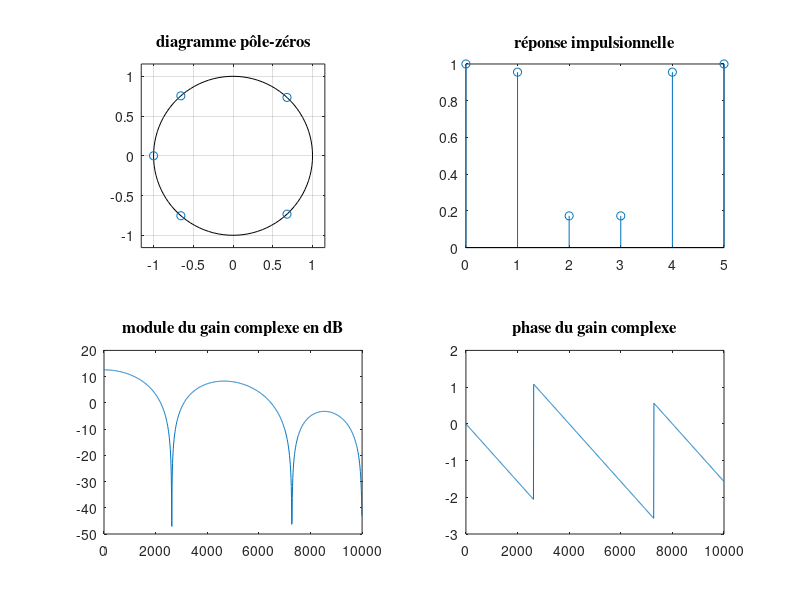
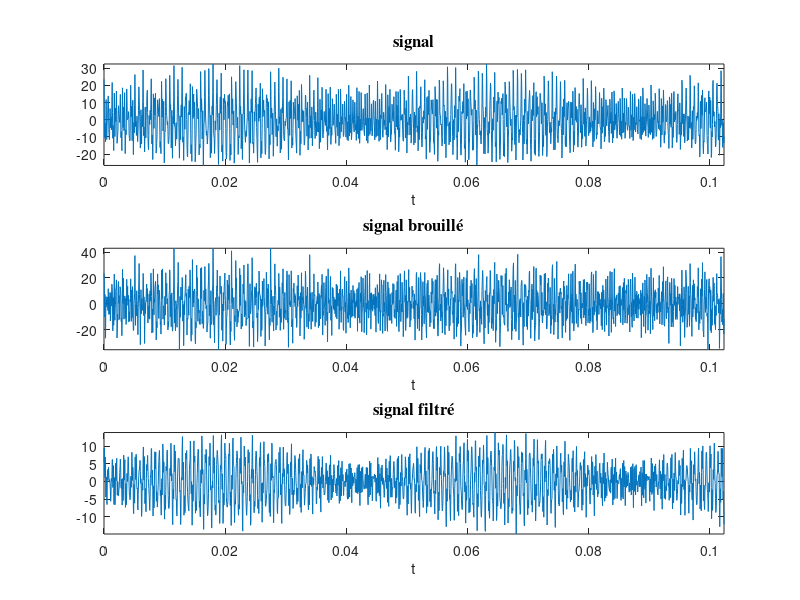
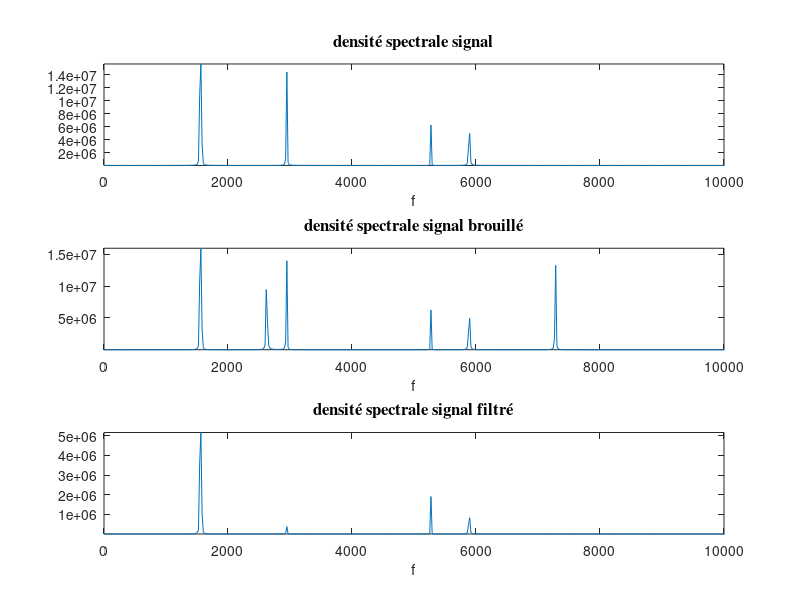
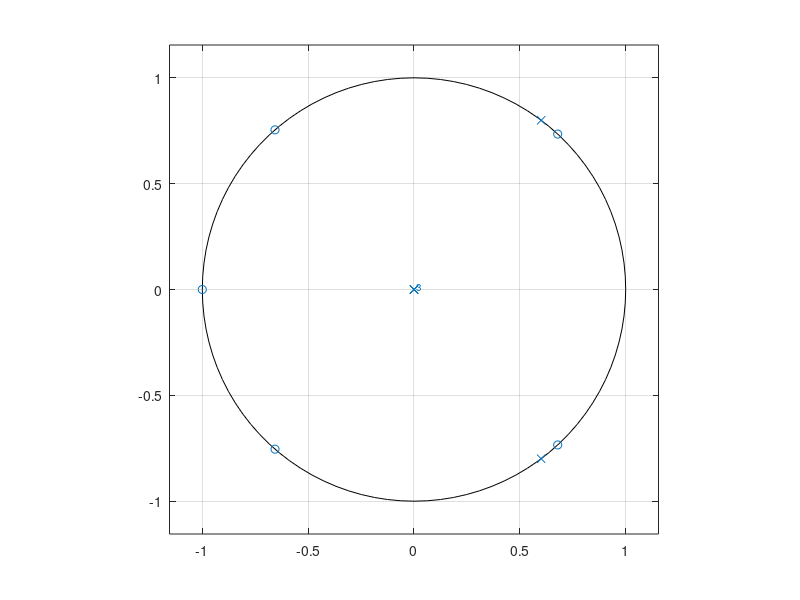

The MATLAB script that drew these images, in order:
close all;
clc;
clear variables;

B = 10000;
nue = 20000;

nu1 = 2625;

nu2 = 7280;

f0 = B/nue;
f1 = nu1/nue;

f2 = nu2/nue;

i = complex(0,1);

zeros1 = exp(i*2*pi*f1);

zeros1conj = conj(zeros1);

zeros2 = exp(i*2*pi*f2);

zeros2conj = conj(zeros2);

zeros3 = -1;

zeros = [zeros1,zeros1conj,zeros2,zeros2conj,zeros3];


bl = poly(zeros);

eval_zeros = sum(bl);
%zeros_eval = polyval(bl,1)

h = bl/eval_zeros;


a = 1;
b = bl;
n = 1024;

[H,w] = freqz(b,a,n,nue);


figure(1)

subplot(221)
zplane(roots(h))
title('diagramme pôle-zéros','FontSize', 12, 'FontName','times')

subplot(222)
stem(0:1:5,bl)
title('réponse impulsionnelle','FontSize', 12, 'FontName','times')

subplot(223)
plot(w,20*log10(abs(H)))
title('module du gain complexe en dB','FontSize', 12, 'FontName','times')

subplot(224)
plot(w,unwrap(angle(H)))
title('phase du gain complexe','FontSize', 12, 'FontName','times')


%3.3

figure(2)
load signal4.mat


s1 = 8*sin(2*pi*nu1*t);
s2 = 8*sin(2*pi*nu2*t);


x = s + s1 +s2;

y = filter(h,a,x);

subplot(311)
plot(t,s)
axis([t(1),t(end),min(s),max(s)])
title('signal','FontSize', 12, 'FontName','times')
xlabel('t')

subplot(312)
plot(t,x)
axis([t(1),t(end),min(x),max(x)])
title('signal brouillé','FontSize', 12, 'FontName','times')
xlabel('t')

subplot(313)
plot(t,y)
axis([t(1),t(end),min(y),max(y)])
title('signal filtré','FontSize', 12, 'FontName','times')
xlabel('t')
%densité spectrale

S = abs(fft(s,n)).^2;
X = abs(fft(x,n)).^2;
Y = abs(fft(y,n)).^2;

f = 0:nue/n:(nue-nue/n);
figure(3)
subplot(311)
plot(f,S)
axis([0,10000,-Inf,+Inf])
title('densité spectrale signal','FontSize', 12, 'FontName','times')
xlabel('f')

subplot(312)
plot(f,X)
axis([0,10000,-Inf,+Inf])
title('densité spectrale signal brouillé','FontSize', 12, 'FontName','times')
xlabel('f')

subplot(313)
plot(f,Y)
axis([0,10000,-Inf,+Inf])
title('densité spectrale signal filtré','FontSize', 12, 'FontName','times')
xlabel('f')

% fréquence à conserver intact
f4 = 2949/nue;

p1 = exp(2*i*pi*f4);
p1conj = conj(p1);

pole = [p1,p1conj];

am = poly(pole);

%zeros_eval_pole =  sum(am);

%eval = polyval(am/bl,1)
eval_pole = sum(am);

h_corr = bl*eval_pole/eval_zeros;

figure(4)

zplane(bl,am)

figure(5)

y = filter(h_corr,am,x);
Y = abs(fft(y,n)).^2;
% plot(t,y)
plot(f,Y)
axis([0,10000,-Inf,+Inf])
title('densité spectrale signal filtré corrigé')
xlabel('f')
